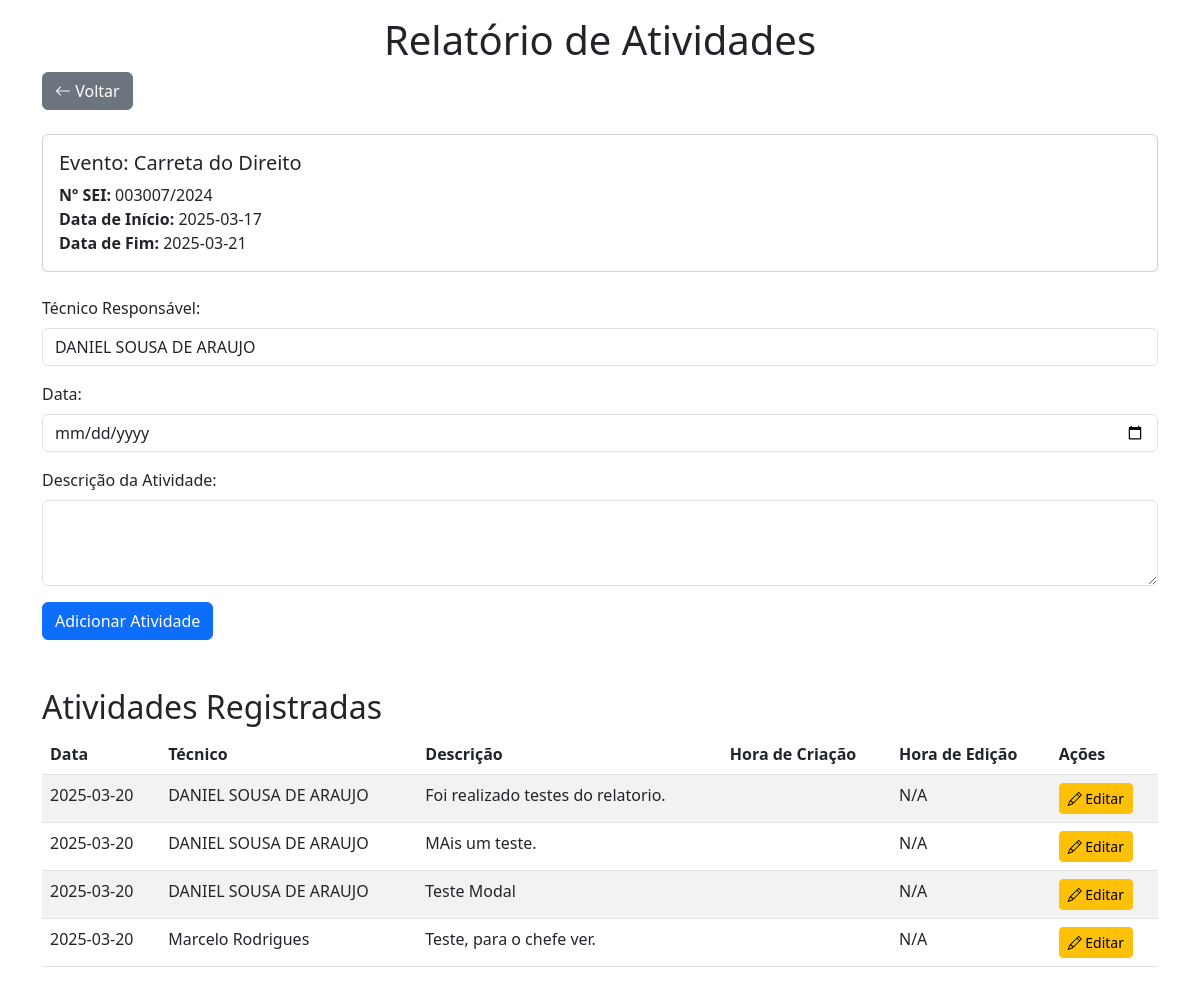
/relatorio_atividades/1, run on the app's committed database.
### tables this page shows
CREATE TABLE eventos (
    id INTEGER PRIMARY KEY AUTOINCREMENT,
    numero_sei TEXT NOT NULL,
    tipo TEXT NOT NULL,
    data_inicio TEXT NOT NULL,
    data_fim TEXT NOT NULL
);

CREATE TABLE atividades (
    id INTEGER PRIMARY KEY AUTOINCREMENT,
    evento_id INTEGER NOT NULL,
    tecnico_id INTEGER NOT NULL,
    data TEXT NOT NULL,
    descricao TEXT NOT NULL,
    FOREIGN KEY (evento_id) REFERENCES eventos (id),
    FOREIGN KEY (tecnico_id) REFERENCES tecnicos (id)
);

CREATE TABLE tecnicos (
    id INTEGER PRIMARY KEY AUTOINCREMENT,
    nome TEXT NOT NULL UNIQUE
);

### app.py (the view, shortened to what this page needs)
@app.route("/relatorio_atividades/<int:evento_id>", methods=["GET", "POST"])
def relatorio_atividades(evento_id):
    conn = get_db_connection()
    evento = conn.execute('SELECT * FROM eventos WHERE id = ?', (evento_id,)).fetchone()
    atividades = conn.execute('''
        SELECT a.data, a.descricao, t.nome AS tecnico
        FROM atividades a
        JOIN tecnicos t ON a.tecnico_id = t.id
        WHERE a.evento_id = ?
    ''', (evento_id,)).fetchall()
    tecnicos = conn.execute('SELECT * FROM tecnicos').fetchall()
    conn.close()
    return render_template("relatorio_atividades.html", evento=evento, atividades=atividades, tecnicos=tecnicos)

### app.py (called while the page is built)
def get_db_connection():
    conn = sqlite3.connect('eventos.db')
    conn.row_factory = sqlite3.Row  # Retorna as linhas como dicionários
    return conn

### templates/relatorio_atividades.html (shortened to what this page needs)
<!DOCTYPE html>
<html lang="pt-br">
<head>
    <link href="https://cdn.jsdelivr.net/npm/bootstrap@5.3.0/dist/css/bootstrap.min.css" rel="stylesheet">
    <link href="https://cdn.jsdelivr.net/npm/bootstrap-icons@1.10.5/font/bootstrap-icons.css" rel="stylesheet">
</head>
<body>
    <div class="container mt-3">
        <h1 class="text-center">Relatório de Atividades</h1>
        <button onclick="fecharModal()" class="btn btn-secondary mb-4">
            <i class="bi bi-arrow-left"></i> Voltar
        </button>
        <div class="card mb-4">
            <div class="card-body">
                <h5 class="card-title">Evento: {{ evento.tipo }}</h5>
                <p class="card-text">
                    <strong>Nº SEI:</strong> {{ evento.numero_sei }}<br>
                    <strong>Data de Início:</strong> {{ evento.data_inicio }}<br>
                    <strong>Data de Fim:</strong> {{ evento.data_fim }}
                </p>
            </div>
        </div>
        <form action="/relatorio_atividades/{{ evento.id }}" method="post" onsubmit="fecharModalAposSubmit()">
            <div class="mb-3">
                <label class="form-label">Técnico Responsável:</label>
                <select name="tecnico" class="form-control" required>
                    {% for tecnico in tecnicos %}
                        <option value="{{ tecnico.id }}">{{ tecnico.nome }}</option>
                    {% endfor %}
                </select>
            </div>
            <div class="mb-3">
                <label class="form-label">Data:</label>
                <input type="date" name="data" class="form-control" required>
            </div>
            <div class="mb-3">
                <label class="form-label">Descrição da Atividade:</label>
                <textarea name="descricao" class="form-control" rows="3" required></textarea>
            </div>
            <button type="submit" class="btn btn-primary">Adicionar Atividade</button>
        </form>
        <h2 class="mt-5">Atividades Registradas</h2>
        <table class="table table-striped">
            <thead>
                <tr>
                    <th>Data</th>
                    <th>Técnico</th>
                    <th>Descrição</th>
                    <th>Hora de Criação</th>
                    <th>Hora de Edição</th>
                    <th>Ações</th>
                </tr>
            </thead>
            <tbody>
                {% for atividade in atividades %}
                    <tr>
                        <td>{{ atividade.data }}</td>
                        <td>{{ atividade.tecnico }}</td>
                        <td>{{ atividade.descricao }}</td>
                        <td>{{ atividade.hora_criacao }}</td>
                        <td>{{ atividade.hora_edicao or "N/A" }}</td>
                        <td>
                            <button class="btn btn-warning btn-sm" data-bs-toggle="modal" data-bs-target="#editActivityModal{{ atividade.id }}">
                                <i class="bi bi-pencil"></i> Editar
                            </button>
                        </td>
                    </tr>
                {% endfor %}
            </tbody>
        </table>
    </div>
</body>
</html>

### data on the page
eventos: tipo "Carreta do Direito", numero_sei "003007/2024", data_inicio "2025-03-17", data_fim "2025-03-21"
atividades: data "2025-03-20", tecnico "DANIEL SOUSA DE ARAUJO", descricao "Foi realizado testes do relatorio.", hora_edicao "N/A"
atividades: data "2025-03-20", tecnico "DANIEL SOUSA DE ARAUJO", descricao "MAis um teste.", hora_edicao "N/A"
atividades: data "2025-03-20", tecnico "DANIEL SOUSA DE ARAUJO", descricao "Teste Modal", hora_edicao "N/A"
atividades: data "2025-03-20", tecnico "Marcelo Rodrigues", descricao "Teste, para o chefe ver.", hora_edicao "N/A"

### other printed values
form field tecnico "DANIEL SOUSA DE ARAUJO"
